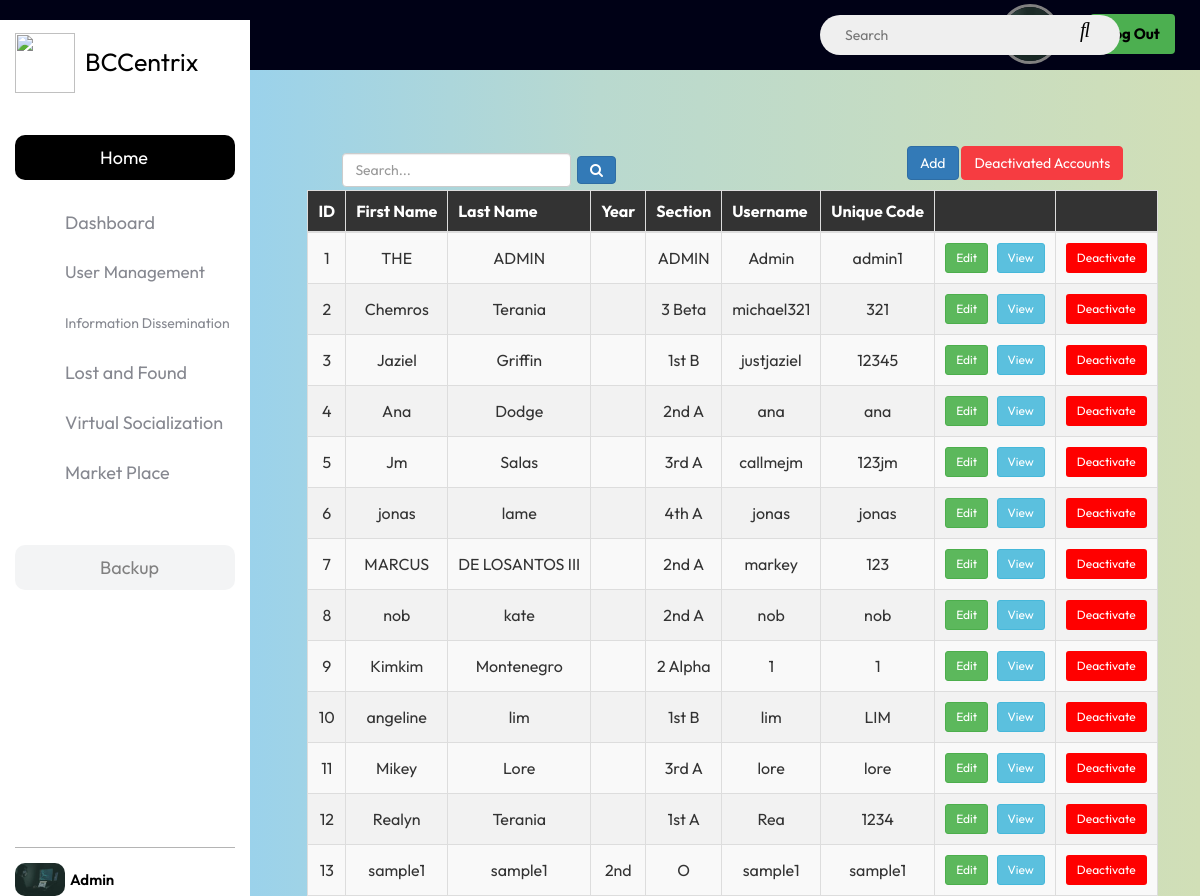
/get_all_user.php (signed in), run on the app's committed database.
### tables this page shows
CREATE TABLE `user` (
  `user_id` int(11) NOT NULL AUTO_INCREMENT,
  `Id_Number` int(10) NOT NULL,
  `fname` varchar(200) NOT NULL,
  `lname` varchar(200) NOT NULL,
  `department` varchar(255) NOT NULL,
  `year` text NOT NULL,
  `yr_section` varchar(200) NOT NULL,
  `username` varchar(200) NOT NULL,
  `password` varchar(200) NOT NULL,
  `unique_code` varchar(200) NOT NULL,
  `is_admin` tinyint(1) NOT NULL DEFAULT 0,
  `is_active` varchar(255) DEFAULT 'Active now',
  `date_created` timestamp NOT NULL DEFAULT current_timestamp(),
  `approval_status` enum('pending','accepted','rejected','deactivated') NOT NULL DEFAULT 'pending',
  `bio` varchar(255) NOT NULL,
  `dob` date NOT NULL,
  `location` varchar(255) NOT NULL,
  `contact_number` text NOT NULL,
  `gender` text NOT NULL,
  `image_path` varchar(255) NOT NULL DEFAULT 'includes/user icon for ui.png',
  `cover_photo` varchar(255) NOT NULL,
  `last_activity` timestamp NOT NULL DEFAULT current_timestamp(),
  PRIMARY KEY (`user_id`)
);

### get_all_user.php (the view, shortened to what this page needs)
<?php
include("dashboard.php");
$searchQuery = isset($_GET['query']) ? $_GET['query'] : '';
try {
    $queryGetAllAccountsUsers = "SELECT * FROM `user` WHERE `approval_status` = 'accepted'";
    $users = mysqli_query($conn, $queryGetAllAccountsUsers);
    ?>
<!DOCTYPE HTML>
<html>
<head>
    <link rel="stylesheet" href="https://maxcdn.bootstrapcdn.com/bootstrap/3.3.7/css/bootstrap.min.css" />
    <link rel="stylesheet" href="https://cdnjs.cloudflare.com/ajax/libs/font-awesome/4.7.0/css/font-awesome.min.css" />
    <body>
    <?php if(mysqli_num_rows($users) == 0) { ?>
        <p>No users found</p>
    <?php } else { ?>
    <div class="manage-container">
             <div class="add-button-container">
                 <button class="btn btn-primary " onclick="location.href='create.php'">Add</button>
                 <button class="btn btn-primary" onclick="location.href='deactivated_users.php'" style="background: #F63C41; border-color:#F63C41;" >Deactivated Accounts</button>
             </div>
              <form action="get_all_user.php" method="GET">
                    <div class="search-container">
                        <input type="text" class="form-control" placeholder="Search..." name="query" value="<?php echo htmlspecialchars($searchQuery); ?>">
                        <span class="button-search">
                            <button type="submit" class="btn btn-primary"><i class="fa fa-search"></i></button>
                        </span>
                    </div>
                </form>
            <table class="user-table table-bordered table-striped ">
                <thead>
                    <tr>
                        <th>ID</th>
                        <th>First Name</th>
                        <th>Last Name</th>
                        <th>Year</th>
                        <th>Section</th>
                        <th>Username</th>
                        <th>Unique Code</th>
                        <th></th>
                        <th></th>
                    </tr>
                </thead>
                <tbody>
                <?php
                $i = 0;
                while ($row = mysqli_fetch_assoc($users)) {
                    $i++;
                    ?>
                    <tr>
                        <td><?php echo $i; ?></td>
                        <td><?php echo $row['fname']; ?></td>
                        <td><?php echo $row['lname']; ?></td>
                        <td><?php echo $row['year']; ?></td>
                        <td><?php echo $row['yr_section']; ?></td>
                        <td><?php echo $row['username']; ?></td>
                        <td><?php echo $row['unique_code']; ?></td>
                        <td>
                            <a href="edit_user.php?user_id=<?php echo $row['user_id']; ?>" class='btn btn-success btn-sm edit-button' style="margin-right: 5px;">Edit</a>
                            <a href="view_user.php?user_id=<?php echo $row['user_id']; ?>" class="btn btn-info btn-sm view-button">View</a>
                        </td>
                        <td>
                        <a href="userdeactivation.php?user_id=<?php echo $row['user_id']; ?>"  onclick="changeColor(this)" style="background-color: red; color: white"class="btn btn-sm ">Deactivate</a>
                        </td>
                    </tr>
                <?php } ?>
                </tbody>
            </table>
        </div>
    <?php }
    } catch (\Throwable $th) {
        echo $th->getMessage();
    }
    ?>
</body>
</html>

### dashboard.php (style rules this page uses)
:root { --color-barra-lateral:rgb(255,255,255); --color-texto:rgb(0,0,0); --color-texto-menu:rgb(134,136,144); --color-menu-hover:rgb(238,238,238); --color-menu-hover-texto:rgb(0,0,0); --color-boton:rgb(0,0,0); --color-boton-texto:rgb(255,255,255); --color-linea:rgb(180,180,180); --color-switch-base :rgb(201,202,206); --color-switch-circulo:rgb(241,241,241); --color-scroll:rgb(192,192,192); --color-scroll-hover:rgb(134,134,134); }
* { margin: 0; padding: 0; box-sizing: border-box; font-family: 'Outfit', sans-serif; }
body { height: 100vh; width: 100%; background-color: #DADEDF; }
.search-container { margin-left: 0; margin-top: -40px; margin-bottom: 10px; }

### get_all_user.php (style rules this page uses)
body { background:linear-gradient(to left, #D1DFB7, #B9D9CF, #85CDFF); }
.manage-container { display: flex; align-items: center; justify-content: center; text-align: center; }
.user-table { text-align: center; margin-left: 265; margin-top: 170px; }
.user-table th { padding: 10px; background-color: #333333; color: white; }
.user-table td { padding: 10px; }
.search-container { position: absolute; bottom:78%; margin-left: 300px; }
.button-search { position: absolute; bottom: 10%; margin-left: 120px; cursor: pointer; }
.add-button-container { position: absolute; top: 16.3%; margin-left: 830px; }
tr:nth-child(even) { background-color: #f2f2f2; }

### data on the page
user: fname "THE", lname "ADMIN", yr_section "ADMIN", username "Admin", unique_code "admin1"
user: fname "Chemros", lname "Terania", yr_section "3 Beta", username "michael321", unique_code "321"
user: fname "Jaziel", lname "Griffin", yr_section "1st B", username "justjaziel", unique_code "12345"
user: fname "Ana", lname "Dodge", yr_section "2nd A", username "ana", unique_code "ana"
user: fname "Jm", lname "Salas", yr_section "3rd A", username "callmejm", unique_code "123jm"
user: fname "jonas", lname "lame", yr_section "4th A", username "jonas", unique_code "jonas"
user: fname "MARCUS", lname "DE LOSANTOS III", yr_section "2nd A", username "markey", unique_code "123"
user: fname "nob", lname "kate", yr_section "2nd A", username "nob", unique_code "nob"
user: fname "Kimkim", lname "Montenegro", yr_section "2 Alpha", username "1", unique_code "1"
user: fname "angeline", lname "lim", yr_section "1st B", username "lim", unique_code "LIM"
user: fname "Mikey", lname "Lore", yr_section "3rd A", username "lore", unique_code "lore"
user: fname "Realyn", lname "Terania", yr_section "1st A", username "Rea", unique_code "1234"
user: fname "sample1", lname "sample1", year "2nd", yr_section "O", username "sample1", unique_code "sample1"
